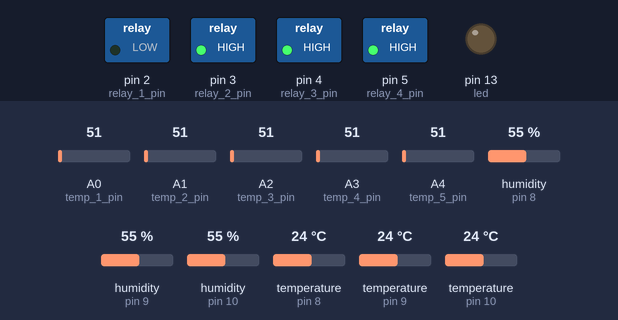
This sketch was run on a simulated Arduino Uno, built with avr-gcc and run on an emulated ATmega328P. Parts: switched loads named in the sketch (green lamp = pin HIGH), output pins drawn as LEDs (lit = HIGH). The test bench sets the inputs (shaded band); at power-on: A0 (temp_1_pin) = 51, A1 (temp_2_pin) = 51, A2 (temp_3_pin) = 51, A3 (temp_4_pin) = 51, A4 (temp_5_pin) = 51, humidity (sensors on pin 8, pin 9, pin 10) 55 %, temperature (sensors on pin 8, pin 9, pin 10) 24 °C. What the sketch prints to the serial monitor is not drawn.

Above: at 0.1 s.
At 7.4 s:
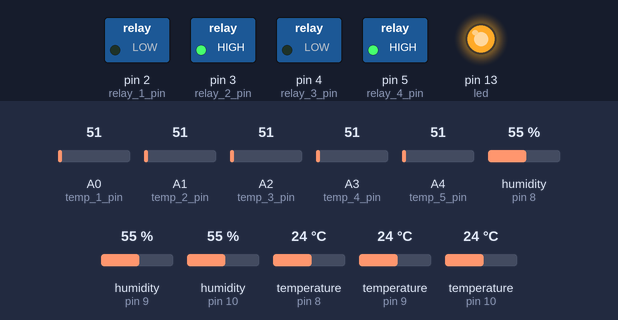
7.5 s: A0 (temp_1_pin) set to 76
13.6 s: A0 (temp_1_pin) set to 89
31.9 s: A1 (temp_2_pin) set to 95
33.4 s: A1 (temp_2_pin) set to 108
Timing chart, 0 to 36.4 s (numbered marks = the images above; inputs shaded):
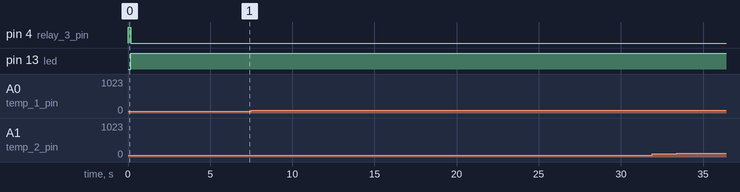

The sketch:

bioBox.ino
```cpp
int led = 13;

int temp_1_pin = A0;
int temp_2_pin = A1;
int temp_3_pin = A2;
int temp_4_pin = A3;
int temp_5_pin = A4;

#include "DHT.h"
#define dht_type DHT11
#define dht_1_pin 8
#define dht_2_pin 9
#define dht_3_pin 10
DHT dht_1(dht_1_pin, dht_type);
DHT dht_2(dht_2_pin, dht_type);
DHT dht_3(dht_3_pin, dht_type);

int relay_1_pin = 2;
int relay_2_pin = 3;
int relay_3_pin = 4;
int relay_4_pin = 5;

float reference_voltage = 5;

//readings for smoothing
const int num_readings = 10;
int read_index = 0;

float temp_1_readings[num_readings];
float temp_1_total = 0;
float temp_1_average = 0;

float temp_2_readings[num_readings];
float temp_2_total = 0;
float temp_2_average = 0;

float temp_3_readings[num_readings];
float temp_3_total = 0;
float temp_3_average = 0;

float temp_4_readings[num_readings];
float temp_4_total = 0;
float temp_4_average = 0;

float temp_5_readings[num_readings];
float temp_5_total = 0;
float temp_5_average = 0;

int max_temp_1 = 32;
int min_temp_1 = 28;

String sep = "\t";

void setup() {
  pinMode(led, OUTPUT);

  pinMode(temp_1_pin, INPUT);
  pinMode(temp_2_pin, INPUT);
  pinMode(temp_3_pin, INPUT);
  pinMode(temp_4_pin, INPUT);
  pinMode(temp_5_pin, INPUT);

  pinMode(relay_1_pin, OUTPUT);
  pinMode(relay_2_pin, OUTPUT);
  pinMode(relay_3_pin, OUTPUT);
  pinMode(relay_4_pin, OUTPUT);

  digitalWrite(relay_1_pin, LOW); //fan on
  digitalWrite(relay_2_pin, HIGH); //heat lamp off
  digitalWrite(relay_3_pin, HIGH); //solenoid off
  digitalWrite(relay_4_pin, HIGH); //kill switch off

  for (int thisReading = 0; thisReading < num_readings; thisReading++) {
    temp_1_readings[thisReading] = 0;
    temp_2_readings[thisReading] = 0;
    temp_3_readings[thisReading] = 0;
    temp_4_readings[thisReading] = 0;
    temp_5_readings[thisReading] = 0;
  }

  dht_1.begin();
  dht_2.begin();
  dht_3.begin();

  Serial.begin(9600);

  Serial.print("temp_1_smoothed");
  Serial.print(sep);
  Serial.print("temp_1");
  Serial.print(sep);
  Serial.print("temp_2_smoothed");
  Serial.print(sep);
  Serial.print("temp_2");
  Serial.print(sep);
  Serial.print("temp_3_smoothed");
  Serial.print(sep);
  Serial.print("temp_3");
  Serial.print(sep);
  Serial.print("temp_4_smoothed");
  Serial.print(sep);
  Serial.print("temp_4");
  Serial.print(sep);
  Serial.print("temp_5_smoothed");
  Serial.print(sep);
  Serial.print("temp_5");
  Serial.print(sep);
  Serial.print("dht_1_h");
  Serial.print(sep);
  Serial.print("dht_2_h");
  Serial.print(sep);
  Serial.print("dht_3_h");
  Serial.print(sep);
  Serial.print("dht_1_t");
  Serial.print(sep);
  Serial.print("dht_2_t");
  Serial.print(sep);
  Serial.print("dht_3_t");
  Serial.println();
}

void loop() {
  //convert pin values to voltage readings
  float voltage_1 = reference_voltage * analogRead(temp_1_pin) / 1023;
  float voltage_2 = reference_voltage * analogRead(temp_2_pin) / 1023;
  float voltage_3 = reference_voltage * analogRead(temp_3_pin) / 1023;
  float voltage_4 = reference_voltage * analogRead(temp_4_pin) / 1023;
  float voltage_5 = reference_voltage * analogRead(temp_5_pin) / 1023;

  //convert voltage readings to degrees Celsius
  float temp_1 = 100 * voltage_1 - 50;
  float temp_2 = 100 * voltage_2 - 50;
  float temp_3 = 100 * voltage_3 - 50;
  float temp_4 = 100 * voltage_4 - 50;
  float temp_5 = 100 * voltage_5 - 50;

  //Smoothing
  temp_1_total -= temp_1_readings[read_index];
  temp_1_readings[read_index] = temp_1;
  temp_1_total += temp_1_readings[read_index];
  temp_1_average = temp_1_total / num_readings;

  temp_2_total -= temp_2_readings[read_index];
  temp_2_readings[read_index] = temp_2;
  temp_2_total += temp_2_readings[read_index];
  temp_2_average = temp_2_total / num_readings;

  temp_3_total -= temp_3_readings[read_index];
  temp_3_readings[read_index] = temp_3;
  temp_3_total += temp_3_readings[read_index];
  temp_3_average = temp_3_total / num_readings;

  temp_4_total -= temp_4_readings[read_index];
  temp_4_readings[read_index] = temp_4;
  temp_4_total += temp_4_readings[read_index];
  temp_4_average = temp_4_total / num_readings;

  temp_5_total -= temp_5_readings[read_index];
  temp_5_readings[read_index] = temp_5;
  temp_5_total += temp_5_readings[read_index];
  temp_5_average = temp_5_total / num_readings;

  //index for smoothing array
  read_index ++;
  if (read_index >= num_readings) {read_index = 0;}

  int dht_1_t = dht_1.readTemperature();
  int dht_2_t = dht_2.readTemperature();
  int dht_3_t = dht_3.readTemperature();
  int dht_1_h = dht_1.readHumidity();
  int dht_2_h = dht_2.readHumidity();
  int dht_3_h = dht_3.readHumidity();

  //regulate relay_2 based on temp_1
  if (temp_2_average < min_temp_1) {
    digitalWrite(relay_1_pin, LOW);
    digitalWrite(relay_3_pin, LOW);
    digitalWrite(led, HIGH);
  } if (temp_2_average > max_temp_1) {
    digitalWrite(relay_1_pin, LOW);
    digitalWrite(relay_3_pin, HIGH);
    digitalWrite(led, LOW);
  }

  Serial.print(temp_1_average);
  Serial.print(sep);
  Serial.print(temp_1);
  Serial.print(sep);
  Serial.print(temp_2_average);
  Serial.print(sep);
  Serial.print(temp_2);
  Serial.print(sep);
  Serial.print(temp_3_average);
  Serial.print(sep);
  Serial.print(temp_3);
  Serial.print(sep);
  Serial.print(temp_4_average);
  Serial.print(sep);
  Serial.print(temp_4);
  Serial.print(sep);
  Serial.print(temp_5_average);
  Serial.print(sep);
  Serial.print(temp_5);
  Serial.print(sep);
  Serial.print(dht_1_h);
  Serial.print(sep);
  Serial.print(dht_2_h);
  Serial.print(sep);
  Serial.print(dht_3_h);
  Serial.print(sep);
  Serial.print(dht_1_t);
  Serial.print(sep);
  Serial.print(dht_2_t);
  Serial.print(sep);
  Serial.print(dht_3_t);
  Serial.println();

  delay(100);
}
```

Measured:
- after the input at 7.5 s, every drawn part: stays the same
- after the input at 13.6 s, every drawn part: stays the same
- after the input at 31.9 s, every drawn part: stays the same
- after the input at 33.4 s, every drawn part: stays the same
